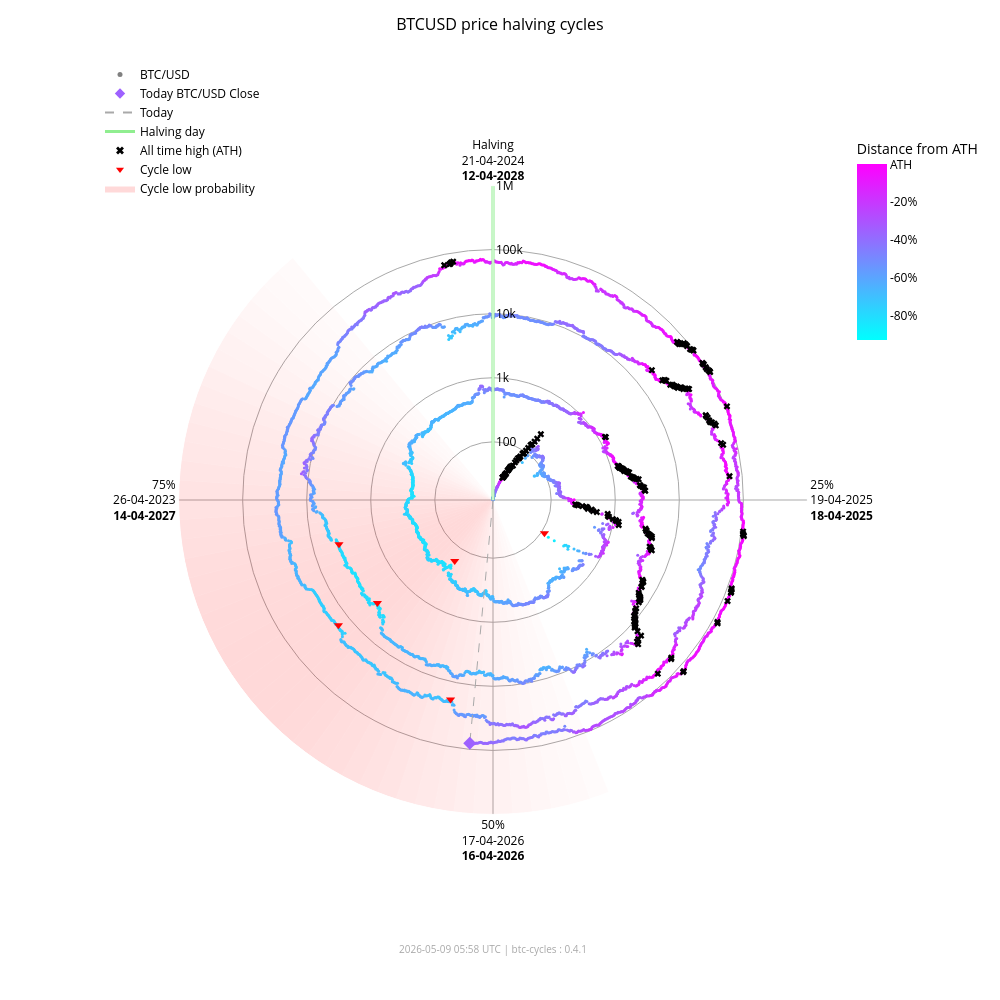

This figure's notebook cell:
### Markdown cell above
### Interactive chart (plotly)

### Code cell
fig_interactive = btc.plot(
    kind="interactive",
    from_date="2012-11-28",
)
# plotly config for interactivity
config = {"scrollZoom": True, "displayModeBar": True}
# display in notebook
fig_interactive.show(config=config)

### Figure 1 — Plotly figure (JSON) as saved in the notebook; plotly's stock layout.template omitted (floating-point values rounded to 4 significant figures; data arrays with more than 128 entries replaced by an {"elided": "..."} marker saying what was removed)
{"data": [{"fill": "toself", "fillcolor": "rgba(255,0,0,0.017168280509461755)", "hoverinfo": "skip", "line": {"width": 0}, "mode": "lines", "r": [12.35, 1000000, 1000000, 12.35, 12.35], "showlegend": false, "theta": [158.4, 158.4, 162.0, 162.0, 158.4], "type": "scatterpolar"}, {"fill": "toself", "fillcolor": "rgba(255,0,0,0.022114794501891175)", "hoverinfo": "skip", "line": {"width": 0}, "mode": "lines", "r": [12.35, 1000000, 1000000, 12.35, 12.35], "showlegend": false, "theta": [162.0, 162.0, 165.6, 165.6, 162.0], "type": "scatterpolar"}, {"fill": "toself", "fillcolor": "rgba(255,0,0,0.02790404259511669)", "hoverinfo": "skip", "line": {"width": 0}, "mode": "lines", "r": [12.35, 1000000, 1000000, 12.35, 12.35], "showlegend": false, "theta": [165.6, 165.6, 169.2, 169.2, 165.6], "type": "scatterpolar"}, {"fill": "toself", "fillcolor": "rgba(255,0,0,0.034518294852420334)", "hoverinfo": "skip", "line": {"width": 0}, "mode": "lines", "r": [12.35, 1000000, 1000000, 12.35, 12.35], "showlegend": false, "theta": [169.2, 169.2, 172.8, 172.8, 169.2], "type": "scatterpolar"}, {"fill": "toself", "fillcolor": "rgba(255,0,0,0.041901979682821514)", "hoverinfo": "skip", "line": {"width": 0}, "mode": "lines", "r": [12.35, 1000000, 1000000, 12.35, 12.35], "showlegend": false, "theta": [172.8, 172.8, 176.4, 176.4, 172.8], "type": "scatterpolar"}, {"fill": "toself", "fillcolor": "rgba(255,0,0,0.04996405861294358)", "hoverinfo": "skip", "line": {"width": 0}, "mode": "lines", "r": [12.35, 1000000, 1000000, 12.35, 12.35], "showlegend": false, "theta": [176.4, 176.4, 180.0, 180.0, 176.4], "type": "scatterpolar"}, {"fill": "toself", "fillcolor": "rgba(255,0,0,0.05858349692240514)", "hoverinfo": "skip", "line": {"width": 0}, "mode": "lines", "r": [12.35, 1000000, 1000000, 12.35, 12.35], "showlegend": false, "theta": [180.0, 180.0, 183.6, 183.6, 180.0], "type": "scatterpolar"}, {"fill": "toself", "fillcolor": "rgba(255,0,0,0.06761662035375064)", "hoverinfo": "skip", "line": {"width": 0}, "mode": "lines", "r": [12.35, 1000000, 1000000, 12.35, 12.35], "showlegend": false, "theta": [183.6, 183.6, 187.2, 187.2, 183.6], "type": "scatterpolar"}, {"fill": "toself", "fillcolor": "rgba(255,0,0,0.07690481219944661)", "hoverinfo": "skip", "line": {"width": 0}, "mode": "lines", "r": [12.35, 1000000, 1000000, 12.35, 12.35], "showlegend": false, "theta": [187.2, 187.2, 190.8, 190.8, 187.2], "type": "scatterpolar"}, {"fill": "toself", "fillcolor": "rgba(255,0,0,0.08628112000611096)", "hoverinfo": "skip", "line": {"width": 0}, "mode": "lines", "r": [12.35, 1000000, 1000000, 12.35, 12.35], "showlegend": false, "theta": [190.8, 190.8, 194.4, 194.4, 190.8], "type": "scatterpolar"}, {"fill": "toself", "fillcolor": "rgba(255,0,0,0.09557490841018089)", "hoverinfo": "skip", "line": {"width": 0}, "mode": "lines", "r": [12.35, 1000000, 1000000, 12.35, 12.35], "showlegend": false, "theta": [194.4, 194.4, 198.0, 198.0, 194.4], "type": "scatterpolar"}, {"fill": "toself", "fillcolor": "rgba(255,0,0,0.10461455782963762)", "hoverinfo": "skip", "line": {"width": 0}, "mode": "lines", "r": [12.35, 1000000, 1000000, 12.35, 12.35], "showlegend": false, "theta": [198.0, 198.0, 201.6, 201.6, 198.0], "type": "scatterpolar"}, {"fill": "toself", "fillcolor": "rgba(255,0,0,0.11322908719652829)", "hoverinfo": "skip", "line": {"width": 0}, "mode": "lines", "r": [12.35, 1000000, 1000000, 12.35, 12.35], "showlegend": false, "theta": [201.6, 201.6, 205.2, 205.2, 201.6], "type": "scatterpolar"}, {"fill": "toself", "fillcolor": "rgba(255,0,0,0.12125015337052986)", "hoverinfo": "skip", "line": {"width": 0}, "mode": "lines", "r": [12.35, 1000000, 1000000, 12.35, 12.35], "showlegend": false, "theta": [205.2, 205.2, 208.8, 208.8, 205.2], "type": "scatterpolar"}, {"fill": "toself", "fillcolor": "rgba(255,0,0,0.12851590515331976)", "hoverinfo": "skip", "line": {"width": 0}, "mode": "lines", "r": [12.35, 1000000, 1000000, 12.35, 12.35], "showlegend": false, "theta": [208.8, 208.8, 212.4, 212.4, 208.8], "type": "scatterpolar"}, {"fill": "toself", "fillcolor": "rgba(255,0,0,0.13487757461161184)", "hoverinfo": "skip", "line": {"width": 0}, "mode": "lines", "r": [12.35, 1000000, 1000000, 12.35, 12.35], "showlegend": false, "theta": [212.4, 212.4, 216.0, 216.0, 212.4], "type": "scatterpolar"}, {"fill": "toself", "fillcolor": "rgba(255,0,0,0.14020862181849592)", "hoverinfo": "skip", "line": {"width": 0}, "mode": "lines", "r": [12.35, 1000000, 1000000, 12.35, 12.35], "showlegend": false, "theta": [216.0, 216.0, 219.6, 219.6, 216.0], "type": "scatterpolar"}, {"fill": "toself", "fillcolor": "rgba(255,0,0,0.14441504950654527)", "hoverinfo": "skip", "line": {"width": 0}, "mode": "lines", "r": [12.35, 1000000, 1000000, 12.35, 12.35], "showlegend": false, "theta": [219.6, 219.6, 223.2, 223.2, 219.6], "type": "scatterpolar"}, {"fill": "toself", "fillcolor": "rgba(255,0,0,0.14744459351271713)", "hoverinfo": "skip", "line": {"width": 0}, "mode": "lines", "r": [12.35, 1000000, 1000000, 12.35, 12.35], "showlegend": false, "theta": [223.2, 223.2, 226.8, 226.8, 223.2], "type": "scatterpolar"}, {"fill": "toself", "fillcolor": "rgba(255,0,0,0.14929223192296423)", "hoverinfo": "skip", "line": {"width": 0}, "mode": "lines", "r": [12.35, 1000000, 1000000, 12.35, 12.35], "showlegend": false, "theta": [226.8, 226.8, 230.4, 230.4, 226.8], "type": "scatterpolar"}, {"fill": "toself", "fillcolor": "rgba(255,0,0,0.15)", "hoverinfo": "skip", "line": {"width": 0}, "mode": "lines", "r": [12.35, 1000000, 1000000, 12.35, 12.35], "showlegend": false, "theta": [230.4, 230.4, 234.0, 234.0, 230.4], "type": "scatterpolar"}, {"fill": "toself", "fillcolor": "rgba(255,0,0,0.14965033825231114)", "hoverinfo": "skip", "line": {"width": 0}, "mode": "lines", "r": [12.35, 1000000, 1000000, 12.35, 12.35], "showlegend": false, "theta": [234.0, 234.0, 237.6, 237.6, 234.0], "type": "scatterpolar"}, {"fill": "toself", "fillcolor": "rgba(255,0,0,0.14835378057909807)", "hoverinfo": "skip", "line": {"width": 0}, "mode": "lines", "r": [12.35, 1000000, 1000000, 12.35, 12.35], "showlegend": false, "theta": [237.6, 237.6, 241.2, 241.2, 237.6], "type": "scatterpolar"}, {"fill": "toself", "fillcolor": "rgba(255,0,0,0.14623322283554635)", "hoverinfo": "skip", "line": {"width": 0}, "mode": "lines", "r": [12.35, 1000000, 1000000, 12.35, 12.35], "showlegend": false, "theta": [241.2, 241.2, 244.8, 244.8, 241.2], "type": "scatterpolar"}, {"fill": "toself", "fillcolor": "rgba(255,0,0,0.1434078538226231)", "hoverinfo": "skip", "line": {"width": 0}, "mode": "lines", "r": [12.35, 1000000, 1000000, 12.35, 12.35], "showlegend": false, "theta": [244.8, 244.8, 248.4, 248.4, 244.8], "type": "scatterpolar"}, {"fill": "toself", "fillcolor": "rgba(255,0,0,0.13997983179373427)", "hoverinfo": "skip", "line": {"width": 0}, "mode": "lines", "r": [12.35, 1000000, 1000000, 12.35, 12.35], "showlegend": false, "theta": [248.4, 248.4, 252.0, 252.0, 248.4], "type": "scatterpolar"}, {"fill": "toself", "fillcolor": "rgba(255,0,0,0.13602598258454268)", "hoverinfo": "skip", "line": {"width": 0}, "mode": "lines", "r": [12.35, 1000000, 1000000, 12.35, 12.35], "showlegend": false, "theta": [252.0, 252.0, 255.6, 255.6, 252.0], "type": "scatterpolar"}, {"fill": "toself", "fillcolor": "rgba(255,0,0,0.13159547355344953)", "hoverinfo": "skip", "line": {"width": 0}, "mode": "lines", "r": [12.35, 1000000, 1000000, 12.35, 12.35], "showlegend": false, "theta": [255.6, 255.6, 259.2, 259.2, 255.6], "type": "scatterpolar"}, {"fill": "toself", "fillcolor": "rgba(255,0,0,0.12671301775492697)", "hoverinfo": "skip", "line": {"width": 0}, "mode": "lines", "r": [12.35, 1000000, 1000000, 12.35, 12.35], "showlegend": false, "theta": [259.2, 259.2, 262.8, 262.8, 259.2], "type": "scatterpolar"}, {"fill": "toself", "fillcolor": "rgba(255,0,0,0.12138610149219965)", "hoverinfo": "skip", "line": {"width": 0}, "mode": "lines", "r": [12.35, 1000000, 1000000, 12.35, 12.35], "showlegend": false, "theta": [262.8, 262.8, 266.4, 266.4, 262.8], "type": "scatterpolar"}, {"fill": "toself", "fillcolor": "rgba(255,0,0,0.1156142551644921)", "hoverinfo": "skip", "line": {"width": 0}, "mode": "lines", "r": [12.35, 1000000, 1000000, 12.35, 12.35], "showlegend": false, "theta": [266.4, 266.4, 270.0, 270.0, 266.4], "type": "scatterpolar"}, {"fill": "toself", "fillcolor": "rgba(255,0,0,0.10939851441251548)", "hoverinfo": "skip", "line": {"width": 0}, "mode": "lines", "r": [12.35, 1000000, 1000000, 12.35, 12.35], "showlegend": false, "theta": [270.0, 270.0, 273.6, 273.6, 270.0], "type": "scatterpolar"}, {"fill": "toself", "fillcolor": "rgba(255,0,0,0.10274974912946185)", "hoverinfo": "skip", "line": {"width": 0}, "mode": "lines", "r": [12.35, 1000000, 1000000, 12.35, 12.35], "showlegend": false, "theta": [273.6, 273.6, 277.2, 277.2, 273.6], "type": "scatterpolar"}, {"fill": "toself", "fillcolor": "rgba(255,0,0,0.09569517349791425)", "hoverinfo": "skip", "line": {"width": 0}, "mode": "lines", "r": [12.35, 1000000, 1000000, 12.35, 12.35], "showlegend": false, "theta": [277.2, 277.2, 280.8, 280.8, 277.2], "type": "scatterpolar"}, {"fill": "toself", "fillcolor": "rgba(255,0,0,0.08828282625646727)", "hoverinfo": "skip", "line": {"width": 0}, "mode": "lines", "r": [12.35, 1000000, 1000000, 12.35, 12.35], "showlegend": false, "theta": [280.8, 280.8, 284.4, 284.4, 280.8], "type": "scatterpolar"}, {"fill": "toself", "fillcolor": "rgba(255,0,0,0.08058400018765345)", "hoverinfo": "skip", "line": {"width": 0}, "mode": "lines", "r": [12.35, 1000000, 1000000, 12.35, 12.35], "showlegend": false, "theta": [284.4, 284.4, 288.0, 288.0, 284.4], "type": "scatterpolar"}, {"fill": "toself", "fillcolor": "rgba(255,0,0,0.07269354608292704)", "hoverinfo": "skip", "line": {"width": 0}, "mode": "lines", "r": [12.35, 1000000, 1000000, 12.35, 12.35], "showlegend": false, "theta": [288.0, 288.0, 291.6, 291.6, 288.0], "type": "scatterpolar"}, {"fill": "toself", "fillcolor": "rgba(255,0,0,0.06472784449068783)", "hoverinfo": "skip", "line": {"width": 0}, "mode": "lines", "r": [12.35, 1000000, 1000000, 12.35, 12.35], "showlegend": false, "theta": [291.6, 291.6, 295.2, 295.2, 291.6], "type": "scatterpolar"}, {"fill": "toself", "fillcolor": "rgba(255,0,0,0.05682021976743955)", "hoverinfo": "skip", "line": {"width": 0}, "mode": "lines", "r": [12.35, 1000000, 1000000, 12.35, 12.35], "showlegend": false, "theta": [295.2, 295.2, 298.8, 298.8, 295.2], "type": "scatterpolar"}, {"fill": "toself", "fillcolor": "rgba(255,0,0,0.04911378436707333)", "hoverinfo": "skip", "line": {"width": 0}, "mode": "lines", "r": [12.35, 1000000, 1000000, 12.35, 12.35], "showlegend": false, "theta": [298.8, 298.8, 302.4, 302.4, 298.8], "type": "scatterpolar"}, {"fill": "toself", "fillcolor": "rgba(255,0,0,0.04175213714896469)", "hoverinfo": "skip", "line": {"width": 0}, "mode": "lines", "r": [12.35, 1000000, 1000000, 12.35, 12.35], "showlegend": false, "theta": [302.4, 302.4, 306.0, 306.0, 302.4], "type": "scatterpolar"}, {"fill": "toself", "fillcolor": "rgba(255,0,0,0.034868865657538876)", "hoverinfo": "skip", "line": {"width": 0}, "mode": "lines", "r": [12.35, 1000000, 1000000, 12.35, 12.35], "showlegend": false, "theta": [306.0, 306.0, 309.6, 309.6, 306.0], "type": "scatterpolar"}, {"fill": "toself", "fillcolor": "rgba(255,0,0,0.02857722515334582)", "hoverinfo": "skip", "line": {"width": 0}, "mode": "lines", "r": [12.35, 1000000, 1000000, 12.35, 12.35], "showlegend": false, "theta": [309.6, 309.6, 313.2, 313.2, 309.6], "type": "scatterpolar"}, {"fill": "toself", "fillcolor": "rgba(255,0,0,0.022961515313555197)", "hoverinfo": "skip", "line": {"width": 0}, "mode": "lines", "r": [12.35, 1000000, 1000000, 12.35, 12.35], "showlegend": false, "theta": [313.2, 313.2, 316.8, 316.8, 313.2], "type": "scatterpolar"}, {"fill": "toself", "fillcolor": "rgba(255,0,0,0.01807146942917362)", "hoverinfo": "skip", "line": {"width": 0}, "mode": "lines", "r": [12.35, 1000000, 1000000, 12.35, 12.35], "showlegend": false, "theta": [316.8, 316.8, 320.4, 320.4, 316.8], "type": "scatterpolar"}, {"hoverinfo": "text", "marker": {"color": {"elided": "4911 str values"}, "size": 3}, "mode": "markers", "r": {"elided": "4911 float values"}, "showlegend": false, "text": {"elided": "4911 str values"}, "theta": {"elided": "4911 float values"}, "type": "scatterpolar"}, {"hoverinfo": "skip", "line": {"color": "lightgreen", "width": 3}, "mode": "lines", "r": [12.35, 1000000], "showlegend": false, "theta": [0, 0], "type": "scatterpolar"}, {"hoverinfo": "skip", "line": {"color": "darkgrey", "dash": "dash", "width": 1}, "mode": "lines", "r": [12.35, 80390.0], "showlegend": false, "theta": [185.5, 185.5], "type": "scatterpolar"}, {"hoverinfo": "text", "marker": {"color": "#9e61ff", "size": 10, "symbol": "diamond"}, "mode": "markers", "r": [80390.0], "showlegend": false, "text": ["Today<br>Date: 2026-05-09<br>Price: $80,390.60"], "theta": [185.5], "type": "scatterpolar"}, {"hoverinfo": "text", "marker": {"color": "black", "size": 6, "symbol": "x"}, "mode": "markers", "r": {"elided": "195 float values"}, "showlegend": false, "text": {"elided": "195 str values"}, "theta": {"elided": "195 float values"}, "type": "scatterpolar"}, {"hoverinfo": "text", "marker": {"color": "red", "size": 8, "symbol": "triangle-down"}, "mode": "markers", "r": [111.6, 164.9, 3233.0, 3925.0, 18950.0, 15760.0], "showlegend": false, "text": ["Cycle Low<br>Date: 2014-02-21<br>Price: $111.56<br>ATH distance: -91.0%", "Cycle Low<br>Date: 2015-01-14<br>Price: $164.92<br>ATH distance: -86.7%", "Cycle Low<br>Date: 2018-12-15<br>Price: $3,232.51<br>ATH distance: -83.3%", "Cycle Low<br>Date: 2019-03-25<br>Price: $3,924.55<br>ATH distance: -79.7%", "Cycle Low<br>Date: 2022-06-18<br>Price: $18,954.25<br>ATH distance: -71.9%", "Cycle Low<br>Date: 2022-11-21<br>Price: $15,760.19<br>ATH distance: -76.7%"], "theta": [122.8, 212.1, 228.3, 254.0, 192.0, 231.0], "type": "scatterpolar"}, {"marker": {"color": "grey", "size": 5}, "mode": "markers", "name": "BTC/USD", "r": [null], "theta": [null], "type": "scatterpolar"}, {"marker": {"color": "#9e61ff", "size": 8, "symbol": "diamond"}, "mode": "markers", "name": "Today BTC/USD Close", "r": [null], "theta": [null], "type": "scatterpolar"}, {"line": {"color": "darkgrey", "dash": "dash"}, "mode": "lines", "name": "Today", "r": [null], "theta": [null], "type": "scatterpolar"}, {"line": {"color": "lightgreen", "width": 3}, "mode": "lines", "name": "Halving day", "r": [null], "theta": [null], "type": "scatterpolar"}, {"marker": {"color": "black", "size": 7, "symbol": "x"}, "mode": "markers", "name": "All time high (ATH)", "r": [null], "theta": [null], "type": "scatterpolar"}, {"marker": {"color": "red", "size": 7, "symbol": "triangle-down"}, "mode": "markers", "name": "Cycle low", "r": [null], "theta": [null], "type": "scatterpolar"}, {"fill": "toself", "fillcolor": "rgba(255,0,0,0.15)", "line": {"width": 0}, "mode": "lines", "name": "Cycle low probability", "r": [null], "theta": [null], "type": "scatterpolar"}, {"hoverinfo": "skip", "marker": {"cmax": 0, "cmin": -0.9307, "color": [0], "colorbar": {"len": 0.25, "ticktext": ["ATH", "-20%", "-40%", "-60%", "-80%", "-100%"], "tickvals": [0, -0.2, -0.4, -0.6, -0.8, -1.0], "title": {"text": "Distance from ATH"}, "x": 0.95, "y": 0.92, "yanchor": "top"}, "colorscale": {"elided": "256x2 mixed values"}, "showscale": true, "size": 0}, "mode": "markers", "r": [null], "showlegend": false, "theta": [null], "type": "scatterpolar"}], "layout": {"annotations": [{"font": {"color": "darkgrey", "size": 10}, "showarrow": false, "text": "2026-05-09 05:58 UTC | btc-cycles : 0.4.1", "x": 0.5, "xref": "paper", "y": -0.02, "yref": "paper"}], "font": {"color": "black"}, "height": 1000, "legend": {"bgcolor": "rgba(0,0,0,0)", "font": {"color": "black"}, "x": 0.0, "y": 1.0}, "margin": {"b": 60, "l": 100, "r": 80, "t": 60}, "paper_bgcolor": "white", "plot_bgcolor": "white", "polar": {"angularaxis": {"color": "black", "direction": "clockwise", "gridcolor": "darkgrey", "rotation": 90, "ticktext": ["Halving<br>21-04-2024<br><b>12-04-2028</b>", "25%<br>19-04-2025<br><b>18-04-2025</b>", "50%<br>17-04-2026<br><b>16-04-2026</b>", "75%<br>26-04-2023<br><b>14-04-2027</b>"], "tickvals": [0, 90, 180, 270]}, "bgcolor": "white", "domain": {"x": [0.1, 0.9], "y": [0.05, 0.95]}, "radialaxis": {"angle": 90, "color": "black", "gridcolor": "darkgrey", "range": [1.092, 6.0], "tickangle": 90, "ticktext": ["100", "1k", "10k", "100k", "1M"], "tickvals": [100, 1000, 10000, 100000, 1000000], "type": "log"}}, "title": {"font": {"color": "black", "size": 16}, "text": "BTCUSD price halving cycles", "x": 0.5}, "width": 1000}}
